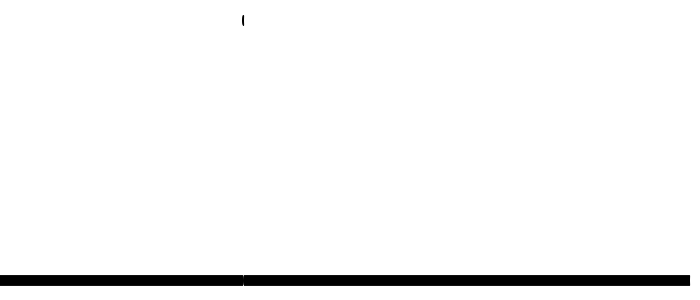
Frame 1 (no input)
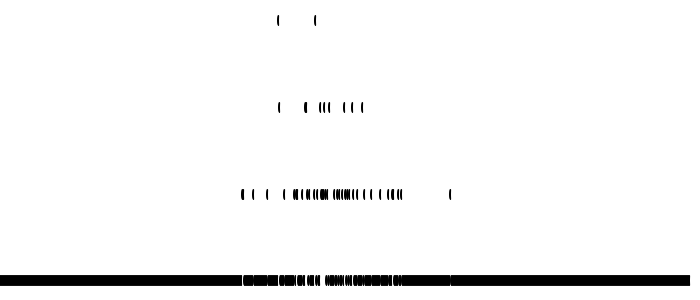
Frame 60 (the mouse pressed at the canvas centre just before this capture)
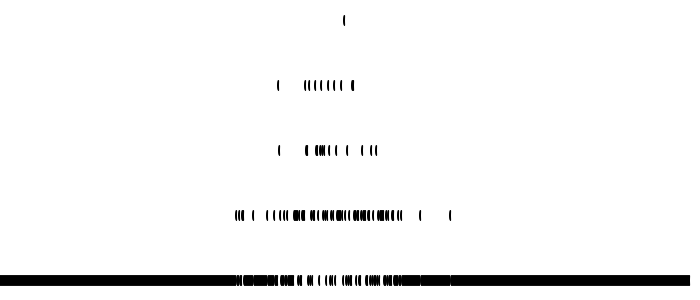
Frame 120 (the mouse held since frame 60 and released just before this capture)

The Processing sketch that drew these frames (run headless with seeded random() and noise(); from frame 60 on, the mouse is pressed at the canvas centre):

// Processing sketch: MonteCarloNormalDistribution
// ── MonteCarloNormalDistribution.pde
final int DIESIDES = 23; // inputs
final int NUMDICE = 30; // inputs
final int BASE = 20;
int ceiling;
int[] counts; // every possible sum
int maxCount = 0; // for scaling image


void setup(){
  
  size(700,300);
  ceiling = height - BASE;
  counts = new int[NUMDICE*DIESIDES];
  
  for(int i = 0; i < counts.length; i++){
    counts[i] = 0;
  }
  
  background(255);
  fill(0);
  frameRate(1000000);
}

void draw(){
  background(255);
  randomResult();
  drawLines();
}

void randomResult(){
  int sum = 0;
  for(int i = 0; i < NUMDICE; i++){
    sum += (int)random(DIESIDES);
  }
  sum = sum;
  counts[sum] = counts[sum] + 1;
  if(counts[sum] > counts[maxCount]){
    maxCount = sum;
  }
}

void drawLines(){
  float step = width/(counts.length-1);
  
  for(int i = 0; i < counts.length; i++){
    int offset = i*((int)step);
    int lineHeight = (ceiling-BASE)*(counts[i])/counts[maxCount] + BASE;
    ellipse(offset,height - lineHeight, 1, 10);
  }
  
}
